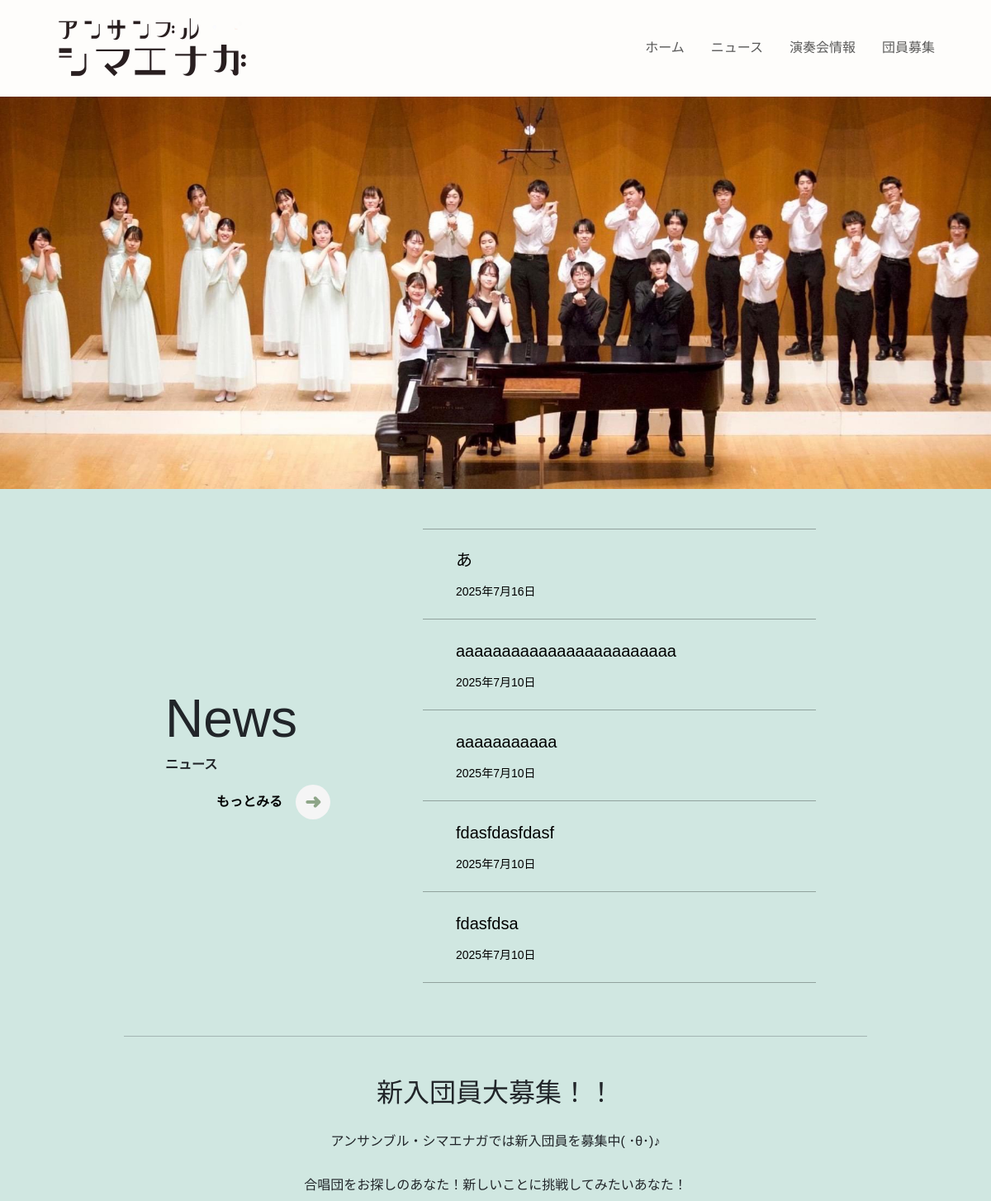
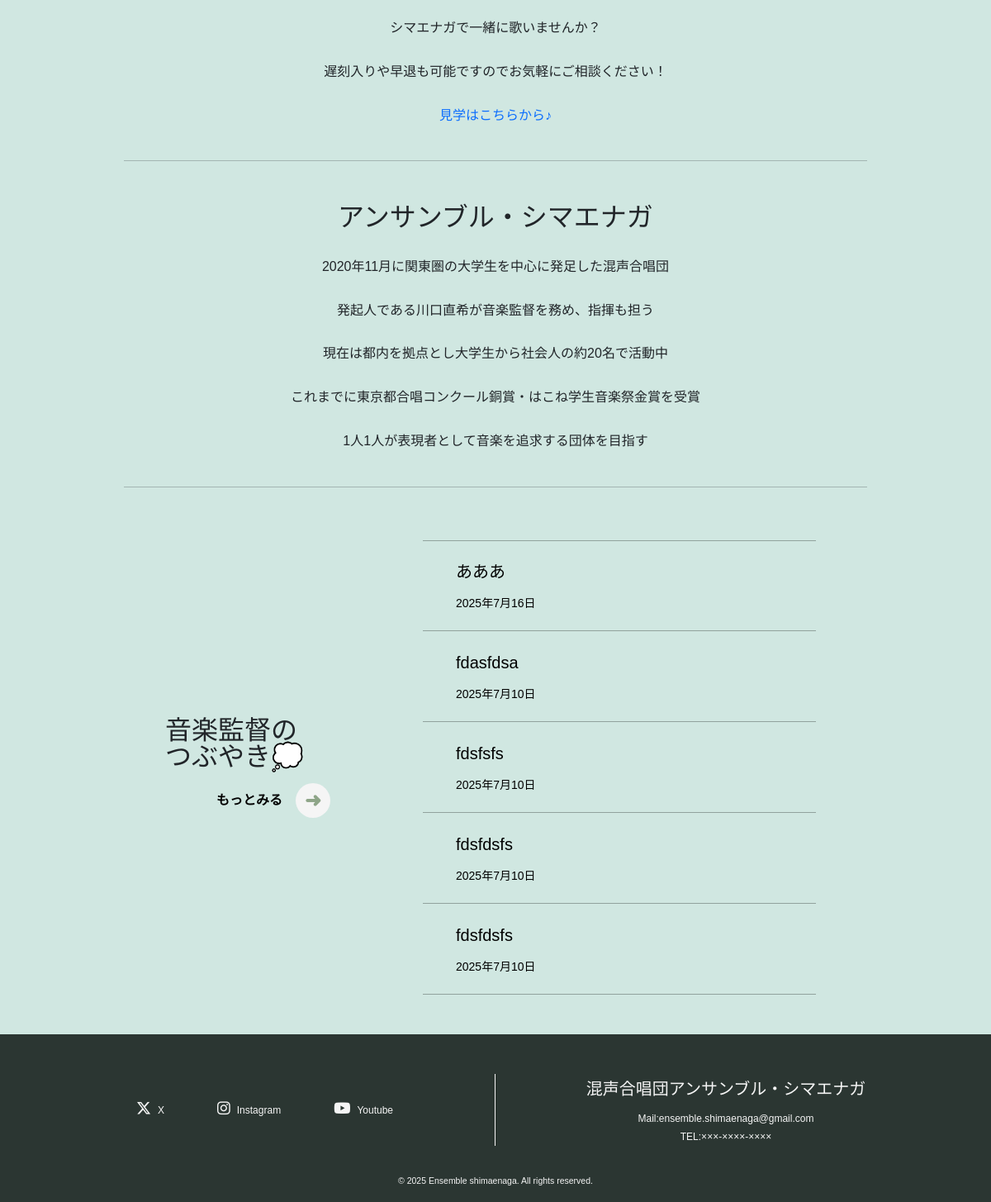
The page / on the database its author committed (2 pictures, top to bottom).
### app/models/models.py (models this page shows)
class Post(db.Model):
    __tablename__ = "posts"
    id = db.Column(db.Integer, primary_key=True, autoincrement=True)
    title = db.Column(db.String(64), nullable=False)
    content = db.Column(db.Text, nullable=False)
    date = db.Column(db.Date, default=date.today, nullable=False)
    media = db.Column(db.String(16))
    url = db.Column(db.String(255))
    images = db.relationship("PostImage", backref="post", cascade="all, delete-orphan")
    tags = db.relationship("Tag", secondary=post_tags, back_populates="posts")
    view_count = db.Column(db.Integer, default=0, nullable=False)

class Note(db.Model):
    __tablename__ = "note"
    id = db.Column(db.Integer, primary_key=True, autoincrement=True)
    title = db.Column(db.String(64), nullable=False)
    content = db.Column(db.Text, nullable=False)
    date = db.Column(db.Date, default=date.today, nullable=False)
    media = db.Column(db.String(16))
    url = db.Column(db.String(255))
    images = db.relationship("NoteImage", backref="note", cascade="all, delete-orphan")
    tags = db.relationship("Tag", secondary=note_tags, back_populates="note")
    view_count = db.Column(db.Integer, default=0, nullable=False)

### app/routes/routes.py (the view)
@main_bp.route("/")
def index():
    session.permanent = True
    today = date.today()
    daily = Counter.query.filter_by(date=today).first()
    last_count = Counter.query.order_by(Counter.date.desc()).first()
    user_count = last_count.user_count if last_count else 0
    if not daily:
        daily = Counter(date=today, access_count=0, user_count=user_count)
        db.session.add(daily)
        db.session.commit()
    now = datetime.now()
    last_visit = session.get("last_visit")
    if not last_visit:
        daily.user_count += 1
        daily.access_count += 1
        session["last_visit"] = now.isoformat()
    else:
        last_visit_time = datetime.fromisoformat(last_visit)
        if now - last_visit_time > timedelta(hours=1):
            daily.access_count += 1
            session["last_visit"] = now.isoformat()
    db.session.commit()
    posts = Post.query.order_by(Post.date.desc()).limit(5).all()
    for post in posts:
        post.date_str = f"{post.date.year}年{post.date.month}月{post.date.day}日"
    concert = Concert.query.filter_by(top=True).first()
    note = Note.query.order_by(Note.date.desc()).limit(5).all()
    for page in note:
        page.date_str = f"{page.date.year}年{page.date.month}月{page.date.day}日"
    return render_template("index.html", posts=posts, concert=concert, note=note)

### app/templates/index.html (shortened to what this page needs)
{% extends "layout.html" %}
{% block content %}
  <div class="top-image">
    <img src="static/images/top.jpg" alt="" class="w-100">
  </div>
  {% if posts %}
    <div class="container-fluid py-3 py-md-5">
      <div class="row justify-content-center align-items-center text-center">
        <div class="col-12 col-md-4">
          <div class="w-200 mr-auto mx-md-auto d-flex d-md-block align-items-end ps-3 ps-md-0">
            <p class="fw-100 fs-64 lh-1 font-gothic text-start mb-1 mb-md-3 ">News</p>
            <p class="fw-md-bold lh-1 fs-6 font-gothic text-start mb-1 mb-md-3 ms-2 ms-md-0">ニュース</p>
            <a href="{{ url_for('main.news') }}" class="d-flex justify-content-end align-items-center fw-bold lh-1 fs-6 font-gothic d-none d-md-flex">
              <p class="text-black opacity">もっとみる</p>
              <div class="yajirusi">
                <p class="fs-4">➜</p>
              </div>
            </a>
          </div>
        </div>
        <div class="col-12 col-md-5">
          {% for post in posts %}
            <div class="button news-box d-flex align-items-center">
              <a href="{{ url_for('main.article', id=post.id) }}" class="w-100">
                <div class="text-start m-100 w-100 pl-40px min-w-0">
                  <p class="fs-6 fs-md-5 mb-1 mb-md-2 text-truncate text-black d-block w-100">{{ post.title }}</p>
                  <p class="fs-14px text-black">{{ post.date_str }}</p>
                </div>
              </a>
            </div>
          {% endfor %}
        </div>
      </div>
    </div>
    <div class="d-none d-md-flex">
      <hr class="mx-auto w-75">
    </div>
  {% endif %}
	<div class="container-fluid bc py-4">
		<div class="mb-0 justify-content-center align-items-center text-start text-md-center">
			<p class="fs-2 mb-line text-start text-md-center ps-3 ps-md-0 mb-3">新入団員大募集！！</p>
			<div class="pl-40px">
				<p class="mb-4">アンサンブル・シマエナガでは新入団員を募集中<span style="white-space: nowrap;">( ･θ･)♪</span></p>
				<p class="mb-4">合唱団をお探しのあなた！<span style="white-space: nowrap;">新しいことに挑戦してみたいあなた！</span></p>
				<p class="mb-4">シマエナガで一緒に歌いませんか？</p>
				<p class="mb-4">遅刻入りや早退も可能ですのでお気軽にご相談ください！</p>
				<a href="{{ url_for('main.join_us') }}" class="mb-0 d-inline-block">見学はこちらから♪</a>
			</div>
		</div>
	</div>
  <div class="d-none d-md-flex">
    <hr class="mx-auto w-75">
  </div>
	<div class="container-fluid bc py-4">
    <div class="mb-0 justify-content-center align-items-center text-center">
      <p class="fs-2 mb-line text-start text-md-center ps-3 ps-md-0 mb-3">アンサンブル・シマエナガ</p>
      <div class="pl-40px d-none d-md-block">
        <p class="mb-4">2020年11月に関東圏の大学生を中心に発足した混声合唱団</p>
        <p class="mb-4">発起人である川口直希が音楽監督を務め、指揮も担う</p>
        <p class="mb-4">現在は都内を拠点とし大学生から社会人の約20名で活動中</p>
        <p class="mb-4">これまでに東京都合唱コンクール銅賞・はこね学生音楽祭金賞を受賞</p>
        <p class="mb-0">1人1人が表現者として音楽を追求する団体を目指す</p>
      </div>
    </div>
  </div>
  {% if note %}
    <div class="d-none d-md-flex">
      <hr class="mx-auto w-75">
    </div>
    <div class="container-fluid py-3 py-md-5">
      <div class="row justify-content-center align-items-center text-center">
        <div class="col-12 col-md-4">
          <div class="w-200 mr-auto mx-md-auto d-flex d-md-block align-items-end ps-3 ps-md-0">
            <p class="fs-2 lh-1 font-gothic text-start mb-3">音楽監督の<br class="d-none d-md-block">つぶやき💭</p>
            <a href="{{ url_for('main.note') }}" class="d-flex justify-content-end align-items-center fw-bold lh-1 fs-6 font-gothic d-none d-md-flex">
              <p class="text-black opacity">もっとみる</p>
              <div class="yajirusi">
                <p class="fs-4">➜</p>
              </div>
            </a>
          </div>
        </div>
        <div class="col-12 col-md-5">
          {% for page in note %}
            <div class="button news-box d-flex align-items-center">
              <a href="{{ url_for('main.page', id=page.id) }}" class="w-100">
                <div class="text-start m-100 w-100 pl-40px min-w-0">
                  <p class="fs-6 fs-md-5 mb-1 mb-md-2 text-truncate text-black d-block w-100">{{ page.title }}</p>
                  <p class="fs-14px text-black">{{ page.date_str }}</p>
                </div>
              </a>
            </div>
          {% endfor %}
        </div>
      </div>
    </div>
  {% endif %}
{% endblock %}

### app/static/css/layout.css (style rules this page uses)
html { height: 100%; }
body { background-color: #d0e7e1; font-family: "游ゴシック体", YuGothic, "游ゴシック Medium", "Yu Gothic Medium","游ゴシック", "Yu Gothic", sans-serif; line-height: 1.8; display: flex; flex-direction: column; height: 100%; }
* { box-sizing: border-box; }
a { text-decoration: none !important; }

### app/static/css/style.css (style rules this page uses)
.bc { background-color: #d0e7e1; }
.fs-64 { font-size: 32px; }
.font-gothic { font-family: 'Century Gothic', "游ゴシック体", YuGothic, "游ゴシック Medium", "Yu Gothic Medium", "游ゴシック", "Yu Gothic", sans-serif; }
.w-200 { width: 100%; }
.yajirusi { width: 42px; height: 42px; border-radius: 23px; background-color: whitesmoke; text-align: center; display: flex; justify-content: center; align-items: center; margin-left: 16px; }
.yajirusi p { color:#8ea588; transition: 0.2s; }
.fs-14px { font-size: 14px; }
.news-box { height:90px; cursor: pointer; border-bottom: rgba(0, 0, 0, 0.3) solid 1px; }
.news-box:first-child { border-top: rgba(0, 0, 0, 0.3) solid 1px; }
.pl-40px { padding:0 20px; }
.fw-md-bold { font-weight: normal; }
hr { background-color: rgba(0, 0, 0, 0.3); }
.mb-line { border-bottom: rgba(0, 0, 0, 0.3) solid 1px; }
@media (min-width: 768px) { .news-box { height:110px; cursor: pointer; border-bottom: rgba(0, 0, 0, 0.3) solid 1px; } }
@media (min-width: 768px) { .fs-md-5 { font-size: 1.25rem !important; } }
@media (min-width: 768px) { .fs-64 { font-size: 64px; } }
@media (min-width: 768px) { .w-200 { width: 200px; } }
@media (min-width: 768px) { .fw-md-bold { font-weight: bold; } }
@media (min-width: 768px) { .mb-line { border: none; } }
@media (min-width: 768px) { .pl-40px { padding:0 40px; } }

### rows shown on the page
Post: title "あ", date_str "2025年7月16日"
Post: title "aaaaaaaaaaaaaaaaaaaaaaaa", date_str "2025年7月10日"
Post: title "aaaaaaaaaaa", date_str "2025年7月10日"
Post: title "fdasfdasfdasf", date_str "2025年7月10日"
Post: title "fdasfdsa", date_str "2025年7月10日"
Note: title "あああ", date_str "2025年7月16日"
Note: title "fdasfdsa", date_str "2025年7月10日"
Note: title "fdsfsfs", date_str "2025年7月10日"
Note: title "fdsfdsfs", date_str "2025年7月10日"
Note: title "fdsfdsfs", date_str "2025年7月10日"
